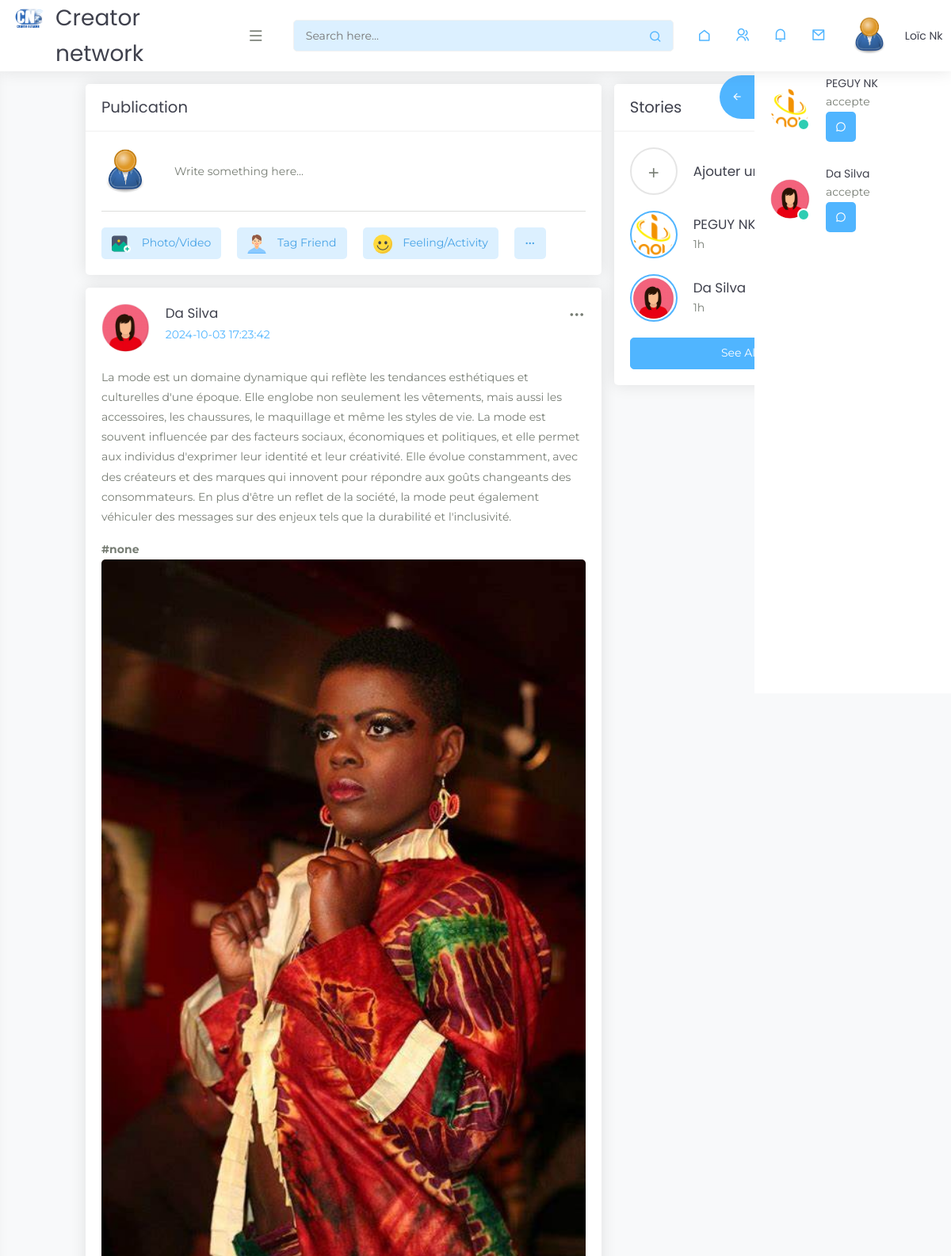
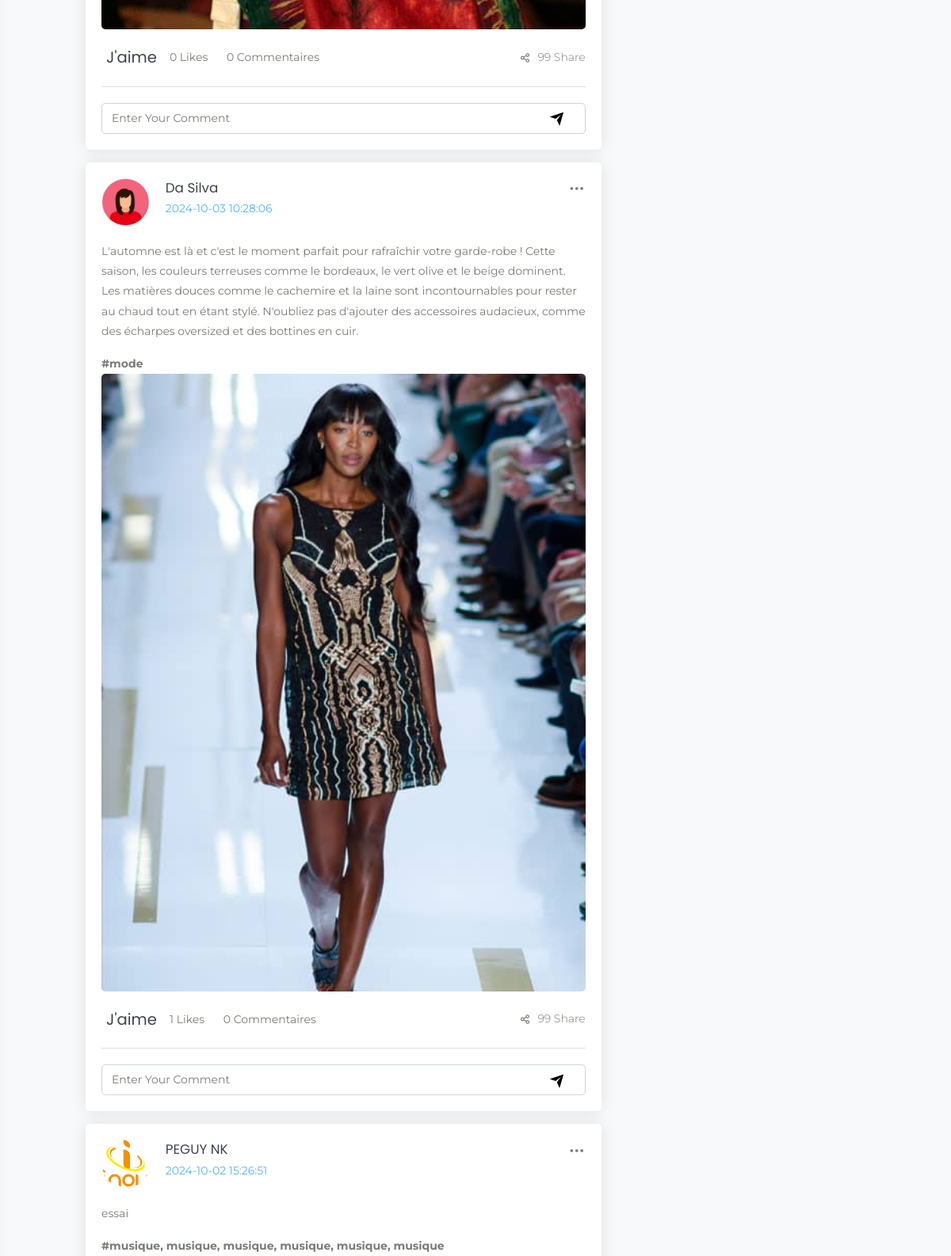
/index.php (signed in, upper part), run on the app's committed database (2 pictures, top to bottom).
### tables this page shows
CREATE TABLE IF NOT EXISTS `demandes_amitie` (
  `id` int NOT NULL AUTO_INCREMENT,
  `id_demandeur` int NOT NULL,
  `id_destinataire` int NOT NULL,
  `statut` enum('en_attente','accepte','refuse') DEFAULT 'en_attente',
  `date_creation` datetime DEFAULT CURRENT_TIMESTAMP,
  PRIMARY KEY (`id`),
  KEY `id_demandeur` (`id_demandeur`),
  KEY `id_destinataire` (`id_destinataire`),
  CONSTRAINT `demandes_amitie_ibfk_1` FOREIGN KEY (`id_demandeur`) REFERENCES `createurs` (`id_user`),
  CONSTRAINT `demandes_amitie_ibfk_2` FOREIGN KEY (`id_destinataire`) REFERENCES `createurs` (`id_user`)
);

CREATE TABLE IF NOT EXISTS `createurs` (
  `id_user` int NOT NULL AUTO_INCREMENT,
  `nom` varchar(100) NOT NULL,
  `email` varchar(100) NOT NULL,
  `motdepasse` varchar(255) NOT NULL,
  `bio` text,
  `date_inscription` timestamp NULL DEFAULT CURRENT_TIMESTAMP,
  `photo` text,
  `tel` int DEFAULT NULL,
  PRIMARY KEY (`id_user`),
  UNIQUE KEY `email` (`email`)
);

CREATE TABLE IF NOT EXISTS `contenus` (
  `id` int NOT NULL AUTO_INCREMENT,
  `type` enum('texte','image','video') NOT NULL,
  `description` text,
  `image` varchar(255) DEFAULT NULL,
  `video` varchar(255) DEFAULT NULL,
  `utilisateur_id` int NOT NULL,
  `date_creation` timestamp NULL DEFAULT CURRENT_TIMESTAMP,
  PRIMARY KEY (`id`),
  KEY `utilisateur_id` (`utilisateur_id`),
  CONSTRAINT `contenus_ibfk_1` FOREIGN KEY (`utilisateur_id`) REFERENCES `createurs` (`id_user`) ON DELETE CASCADE
);

### inc/post.php (the view, shortened to what this page needs)
<?php
    function userLiked($contenu_id) {
        global $pdo;
        $utilisateur_id = $_SESSION['user_id'];
        $stmt = $pdo->prepare("SELECT * FROM likes WHERE contenu_id = ? AND utilisateur_id = ?");
        $stmt->execute([$contenu_id, $utilisateur_id]);
        return $stmt->fetch() !== false;
    }
    $sql = "SELECT c.id, c.type, c.description, c.image, c.video, c.date_creation, u.photo, u.nom AS utilisateur_nom,
               GROUP_CONCAT(t.nom SEPARATOR ', ') AS tags,
            (SELECT COUNT(*) FROM commentaires WHERE contenu_id = c.id) AS nombre_commentaires,
            (SELECT COUNT(*) FROM likes WHERE contenu_id = c.id) AS nombre_likes
        FROM contenus c
        JOIN createurs u ON c.utilisateur_id = u.id_user
        LEFT JOIN contenu_tags ct ON c.id = ct.contenu_id
        LEFT JOIN tags t ON ct.tag_id = t.id
        LEFT JOIN commentaires co ON c.id = co.contenu_id
        LEFT JOIN likes l ON c.id = l.contenu_id
        GROUP BY c.id, u.nom
        ORDER BY c.date_creation DESC";
    $stmt = $pdo->prepare($sql);
    $stmt->execute();
    $contenus = $stmt->fetchAll(PDO::FETCH_ASSOC);
?>
<?php foreach ($contenus as $contenu) {?>
    <div class="col-sm-12">
        <div class="card card-block card-stretch card-height">
            <div class="card-body">
                <div class="user-post-data">
                    <div class="d-flex justify-content-between">
                    <div class="me-3">
                        <img class="rounded-circle img-fluid" src="<?php echo $contenu['photo'];?>" style="width:70px;">
                    </div>
                    <div class="w-100">
                        <div class="d-flex justify-content-between">
                            <div class="">
                                <h5 class="mb-0 d-inline-block"><?php echo $contenu['utilisateur_nom'];?></h5>
                                <p class="mb-0 text-primary"><?php echo $contenu['date_creation'];?></p>
                            </div>
                            <div class="card-post-toolbar">
                                <div class="dropdown">
                                <span class="dropdown-toggle" data-bs-toggle="dropdown" aria-haspopup="true" aria-expanded="false" role="button">
                                <i class="ri-more-fill"></i>
                                </span>
                                </div>
                            </div>
                        </div>
                    </div>
                    </div>
                </div>
                <div class="mt-3">
                    <p><?php echo $contenu['description'];?></p>
                    <p class="card-text"><strong>#<?php echo htmlspecialchars($contenu['tags']); ?></strong></p>
                </div>
                <div class="user-post">
                    <div class=" d-grid grid-rows-2 grid-flow-col gap-3">
                        <div class="row-span-2 row-span-md-1">
                            <img src="<?php echo $contenu['image'];?>" alt="post-image" class="img-fluid rounded w-100">
                        </div>
                    </div>
                </div>
                <div class="comment-area mt-3">
                    <div class="d-flex justify-content-between align-items-center flex-wrap">
                    <div class="like-block position-relative d-flex align-items-center">
                        <div class="d-flex align-items-center">
                            <div class="like-data">
                                <div class="dropdown">
                                <button class="h4 bg-transparent border-0" onclick="toggleLike(<?php echo $contenu['id']; ?>)">
                                    <?php echo userLiked($contenu['id']) ? '<i class="fa fa-heart text-danger" aria-hidden="true"></i>' : 'J\'aime'; ?>
                                </button>
                                </div>
                            </div>
                            <div class="total-like-block ms-2 me-3">
                                <div class="dropdown">
                                <span class="dropdown-toggle" data-bs-toggle="dropdown" aria-haspopup="true" aria-expanded="false" role="button">
                                <?php echo $contenu['nombre_likes']; ?> Likes
                                </span>
                                </div>
                            </div>
                        </div>
                        <div class="total-comment-block">
                            <div class="dropdown">
                                <span class="dropdown-toggle" data-bs-toggle="dropdown" aria-haspopup="true" aria-expanded="false" role="button">
                                <?php echo $contenu['nombre_commentaires']; ?> Commentaires
                                </span>
                            </div>
                        </div>
                    </div>
                    <div class="share-block d-flex align-items-center feather-icon mt-2 mt-md-0">
                        <a href="javascript:void();" data-bs-toggle="offcanvas" data-bs-target="#share-btn" aria-controls="share-btn"><i class="ri-share-line"></i>
                        <span class="ms-1">99 Share</span></a>
                    </div>
                    </div>
                    <hr>
                    <form class="comment-text d-flex align-items-center mt-3" action="scripts/addcomment.php" method="POST">
                        <input type="text" class="form-control rounded" placeholder="Enter Your Comment" id="commentaire" name="commentaire">
                        <div class="comment-attagement d-flex">
                            <button type="submit" class="bg-transparent border-0"><i class="ri-send-plane-fill me-3"></i></button>
                        </div>
                    </form>
                </div>
            </div>
        </div>
    </div>
<?php }?>

### inc/Myfriend.php (shortened to what this page needs)
 <?php
function recupererDemandesEmises($pdo, $id_utilisateur) {
   $sql = "SELECT d.*,photo, id_user, u.nom AS nom_destinataire
         FROM demandes_amitie d
         JOIN createurs u ON d.id_destinataire = u.id_user
         WHERE d.id_demandeur = :id_utilisateur";
   $stmt = $pdo->prepare($sql);
   $stmt->bindParam(':id_utilisateur', $id_utilisateur, PDO::PARAM_INT);
   $stmt->execute();
   return $stmt->fetchAll(PDO::FETCH_ASSOC);
}
$demandes_emises = recupererDemandesEmises($pdo, $_SESSION['user_id']);
 ?>
<div class="right-sidebar-mini right-sidebar">
     <div class="right-sidebar-panel p-0">
        <div class="card shadow-none">
           <div class="card-body p-0">
              <div class="media-height p-3" data-scrollbar="init">
               <?php if (count($demandes_emises) > 0): ?>
                  <?php foreach ($demandes_emises as $demande): ?>
                     <div class="d-flex align-items-center mb-4">
                        <div class="iq-profile-avatar status-online">
                           <img class="rounded-circle avatar-50" src="<?php echo $demande['photo'];?>" alt="">
                        </div>
                        <div class="ms-3">
                           <h6 class="mb-0"><?php echo htmlspecialchars($demande['nom_destinataire']); ?></h6>
                           <p class="mb-0"><?php echo htmlspecialchars($demande['statut']); ?></p>
                           <a href="sms.php?id=<?php echo $demande['id_user'];?>" class="btn btn-primary border-0 "><i class="ri-chat-3-line"></i></a>
                        </div>
                     </div>
                  <?php endforeach; ?>
               <?php else: ?>
                  <p>Aucune demande d'amitié émise.</p>
               <?php endif; ?>
              </div>
              <div class="right-sidebar-toggle bg-primary text-white mt-3">
                 <i class="ri-arrow-left-line side-left-icon"></i>
              </div>
           </div>
        </div>
     </div>
</div>

### inc/status.php
<?php
function recupererUtilisateurs($pdo, $id_utilisateur) {
    $sql = "SELECT id_user,photo, nom,bio FROM createurs WHERE id_user != :id_utilisateur";
    $stmt = $pdo->prepare($sql);
    $stmt->bindParam(':id_utilisateur', $id_utilisateur, PDO::PARAM_INT);
    $stmt->execute();
    return $stmt->fetchAll(PDO::FETCH_ASSOC);
}
$utilisateurs = recupererUtilisateurs($pdo, $_SESSION['user_id']);
?>
<div class="card">
                     <div class="card-header d-flex justify-content-between">
                        <div class="header-title">
                           <h4 class="card-title">Stories</h4>
                        </div>
                     </div>
                     <div class="card-body">
                        <ul class="media-story list-inline m-0 p-0">
                           <li class="d-flex mb-3 align-items-center">
                              <i class="ri-add-line"></i>
                              <div class="stories-data ms-3">
                                 <h5>Ajouter une storie</h5>
                              </div>
                           </li>
                           <?php foreach ($utilisateurs as $utilisateur) {?>
                           <li class="d-flex mb-3 align-items-center active">
                              <img src="<?php echo $utilisateur['photo'];?>" alt="story-img" class="rounded-circle img-fluid">
                              <div class="stories-data ms-3">
                                 <h5><?php echo $utilisateur['nom'];?></h5>
                                 <p class="mb-0">1h</p>
                              </div>
                           </li>
                           <?php  }?>
                        </ul>
                        <a href="#" class="btn btn-primary d-block mt-3">See All</a>
                     </div>
                  </div>

### data on the page
demandes_amitie: id_destinataire.photo (picture), id_destinataire.nom "PEGUY NK", statut "accepte"
demandes_amitie: id_destinataire.photo (picture), id_destinataire.nom "Da Silva", statut "accepte"
contenus: utilisateur.photo (picture), utilisateur.nom "Da Silva", date_creation "2024-10-03 17:23:42", description "La mode est un domaine dynamique qui reflète les tendances esthétiques et culturelles d'une époque. Elle englobe non seulement les vêtements, mais aussi les accessoires, les chaussures, le maquillage et même les styles de vie. La mode est souvent influencée par des facteurs sociaux, économiques et politiques, et elle permet aux individus d'exprimer leur identité et leur créativité. Elle évolue constamment, avec des créateurs et des marques qui innovent pour répondre aux goûts changeants des consommateurs. En plus d'être un reflet de la société, la mode peut également véhiculer des messages sur des enjeux tels que la durabilité et l'inclusivité.", tags "none", image (picture), shows "J", nombre_likes "0", nombre_commentaires "0"
contenus: utilisateur.photo (picture), utilisateur.nom "Da Silva", date_creation "2024-10-03 10:28:06", description "L'automne est là et c'est le moment parfait pour rafraîchir votre garde-robe ! Cette saison, les couleurs terreuses comme le bordeaux, le vert olive et le beige dominent. Les matières douces comme le cachemire et la laine sont incontournables pour rester au chaud tout en étant stylé. N'oubliez pas d'ajouter des accessoires audacieux, comme des écharpes oversized et des bottines en cuir.", tags "mode", image (picture), shows "J", nombre_likes "1", nombre_commentaires "0"
contenus: utilisateur.photo (picture), utilisateur.nom "PEGUY NK", date_creation "2024-10-02 15:26:51", description "essai", tags "musique, musique, musique, musique, musique, musique"
createurs: photo (picture), nom "PEGUY NK"
createurs: photo (picture), nom "Da Silva"

### other printed values
$_SESSION['user_name'] "Loïc Nk"
